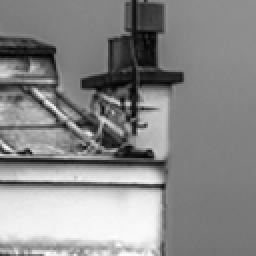
#> input picture NL_mean_notebook/toit.PNG, 128 x 128 px (shown 2 times larger)
$ jupyter execute 'Non-local means-exercises..ipynb'   (shell and % lines are left out)
#> lines starting #> are read from the running program, lines starting #| are printed output that depends on the picture; long printed decimals are rounded
## In this TD, we explore a well-known method for inpainting.
 This method is called non-local means and use the redundant information to denoise or perform the inpainting. The proposed implementation is however far from being state of the art.

[cell 1]
from __future__ import division
from  imageio import imwrite
%pylab inline
import numpy as np
import scipy as sp
import scipy.fftpack as ft

[cell 2]
# load an image
import imageio as imio
colored_image = imio.imread('toit.PNG')
#> colored_image is the input picture: shape (128, 128, 3); min 1, max 254, mean 136.9
print(colored_image.shape)
#| (128, 128, 3)
n = colored_image.shape[0]-1
#> n = 127
n = 128
image = np.sum(colored_image*[0.21, 0.72 ,0.07],axis=-1) #[n:2*n,100:100+n]

plt.figure(figsize = (10,10))
plt.subplot(1,2,1)
plt.gray()
#cropped = image[n:n+64,n:n + 64]
plt.title(" Grey Level Image " + str(np.shape(image)))
cropped = image
plt.imshow(image)
print("mean: ",np.mean(cropped),"\nstandart deviation: ",np.std(cropped),"\nvaleur min: ",(np.min(cropped)))
#| mean:  136.935
#| standart deviation:  55.593
#| valeur min:  1.0
print("im shape",image.shape)
#| im shape (128, 128)
image0 = np.copy(image)

### We define the snr and several types of noise.

[cell 3]
def snr(x, y): # signal noise ratio
    s =  np.linalg.norm(x - y)
    if s == 0:
        return "Equal inputs"
    return 20 * np.log10(np.linalg.norm(x) /s)
def clamp0(x):
    temp =  255*(x>255) + x * (x<255)
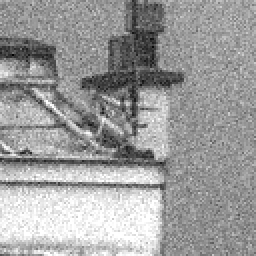
#> temp: shape (128, 128) float64 (shown 2 times larger); min -55.13, max 255, mean 136.5; drawn with min black and max white
    return temp * (x>0)
def clamp(x,a,b):
    temp = b*(x>b) + x * (x<b)
    result = temp*(temp>a) + a*(x<a)
    return result
def GaussianNoise(image,sigma):
    return clamp0(image + sigma*np.random.randn(image.shape[0],image.shape[1]))

def SaltNoise(image,sigma):
    return clamp0(image + sigma*(np.random.randn(image.shape[0],image.shape[1])>0))

sigma = 20.0
noisy_image  = clamp0(image + sigma*np.random.randn(image.shape[0],image.shape[1]))
#noisy_image = denoised1
print(np.min(noisy_image))
#| -0.0
plt.imshow(noisy_image)
#np.random.randn 0 means and var 1  * sigma for blanc noise and mu=0

### In the cell below, we construct an array that codes for the coordinates of the patches.

[cell 4]
half_taille_patch = 3
taille_patch = 2*half_taille_patch + 1
[X,Y,dX,dY] = np.meshgrid(np.arange(1,n+1),np.arange(1,n+1),np.arange(-half_taille_patch,half_taille_patch+1),np.arange(-half_taille_patch,half_taille_patch+1))
#print(Y)
# X est une range 0-127 de 1 puis 2 [...] jusqu'à N et ensuite on rajoute dX une range -3;3 (-N;N)
# X représente les coefs par lignes
# de même pour Y les coefs par lignes et dY

X = X + dX # x coordinate
Y = Y + dY # y coordinate
# hereafter we deal with the boundaries.
X[X < 1] = 2-X[X < 1] #miroir sur X[i<0]
Y[Y < 1] = 2-Y[Y < 1] #miroir sur Y[i<0]
X[X > n] = 2*n-X[X > n] #miroir sur X[i>n]
Y[Y > n] = 2*n-Y[Y > n] #miroir sur X[i>n]
print(np.meshgrid(np.arange(1,4),np.arange(1,4)))
print(X[120][127])

### Dans le cas ou on est sur les bords ici le choix à été de faire un miroir des pixels ce situant sur les bords.

### We collect the patches below using $I$ which collects the coordinates defining the patches.

[cell 5]
I = (X-1) + (Y-1)*n
print("size of the array I ",I.shape)
for i in range(n//half_taille_patch): # // division entière
    for j in range(n//half_taille_patch):
        I[i,j] = np.transpose(I[i,j])
        #print(I[i,j],"\n")
patch = lambda f: np.ravel(f)[I] #ravel: concatenation
P = patch(noisy_image)
#P = patch(image )

# on applique la décomposition par patch I à l'image qui est d'abord concaténé.

### Question 1: what happens for the patches on the boundary of the image for the patches ?

[cell 6]
### some random patches.
plt.figure(figsize = (10,10))
for i in range(16):
    x = np.random.randint(n)
    y = np.random.randint(n)
    plt.subplot(4,4,i+1)
    plt.imshow(P[x, y])
# [4 lines of commented-out code are left out]
plt.show()
print("Patch en I[0,0]")
plt.figure(figsize = (10,10))
plt.subplot(1,2,1)
plt.title("I[0,0] avec miroir sur x<1 et y<1")
plt.imshow(P[0,0])
plt.subplot(1,2,2)
plt.title("image[0:4,0:4]")
plt.imshow(image[0:4,0:4])
plt.show()

## 2. Dimensionality reduction using PCA: Principal Component Analysis.
We have collected a large number of patches and we would like to represent this collection of patches by a simple known distribution that approximates it. The PCA method uses a gaussian approximation. Note that the size of a patch is $6^2$ or $8^2$, so that we want to reduce the dimension to $15$ or a bit more.
The PCA algorithm finds a linear subspace of dimension $k$, which is chosen by the user, that minimizes the distances of data with respect to this subspace.

[cell 7]
dimension = 25
# a reshape function
resh = lambda P: np.transpose((np.reshape(P, (n*n,taille_patch**2), order="F")))
# remove mean is a preparation for PCA.
remove_mean = lambda Q: Q - np.tile(np.mean(Q,0),(taille_patch**2,1))
# np.tile :Construct an array by repeating A the number of times given by reps.
# np.mean(Q,axis=0) axis==0 -> a = np.array([[1, 2], [3, 4]]) -> array([2., 3.])
#                   axis==1 -> array([1.5, 3.5])
P1 = remove_mean(resh(P)) # P = patch(image)
C = np.dot(P1,np.transpose(P1))
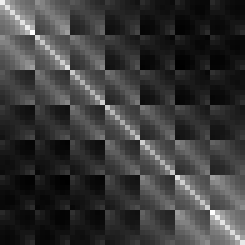
#> C: shape (49, 49) float64 (shown 5 times larger); min -6629843.3, max 22793290.5, mean 0; drawn with min black and max white

#### What is used below is a method in linear algebra called Singular Value Decomposition «SVD», and gives the subspaces being spanned by the first $k$ eigenvectors corresponding to the $k$ largest eigenvalues of the decomposition.

[cell 8]
[D,V] = np.linalg.eig(C)
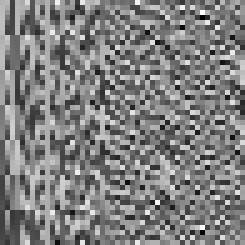
#> V: shape (49, 49) float64 (shown 5 times larger); min -0.382, max 0.382, mean 0.00292; drawn with min black and max white
#> D = 49 values, max 195098990.2 at index 0, min 2.38e-10 at index 9, mean 16898218.7
# the array D is the list of eigenvalues and the arry V is the corresponding eigenvectors.
# We then sort the values in decreasing order and reindex the corresponding eigenvectors.
D = np.sort(D)[::-1] #eingenvalues sorted
#> D = 49 values, max 195098990.2 at index 0, min 2.38e-10 at index 48, mean 16898218.7
I = np.argsort(D)[::-1] # argosort renvoie la position des egeinvalue sorted
#> I = 49 values from 0 to 48
V = V[I,:] # renvoie les eigein vecteur en fonction de la valeur décroissante des eigeinvalue
# L = range(10)
#L[::-1] -> [9, 8, 7, 6, 5, 4, 3, 2, 1, 0]

### Question 2:
#### 1. Plot the decreasing eigenvalues and decide how many eigenvectors are representative of the distribution of the patches under this gaussian assumption.
#### 2. Check the L2 norm of the eigenvectors.
#### 3. Plot the corresponding eigenvectors which represent the main modes of variation of the patches.

[cell 9]
plt.figure(figsize = (10,5))
plt.subplot(1,3,1)
plt.title("eigenvalues")
plt.plot(D)
plt.subplot(1,3,2)
plt.title("eigenvectors")
plt.imshow(V)
MainEigenvalues = V[0:10]
plt.subplot(1,3,3)
plt.title("eigenvectors most representative")
plt.imshow(MainEigenvalues)
plt.show()
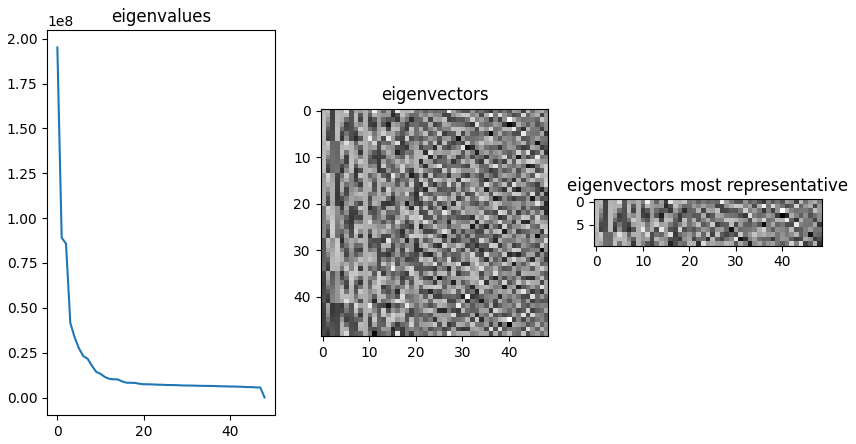
#> figure drawn by matplotlib, 3 panels; panel 1: curve peaks at x = 0, y = 195098990.2
print("oui")

[cell 10]
iresh = lambda Q: np.reshape(np.transpose(Q),(n,n,dimension),order="F")
H = iresh(np.dot(np.transpose(V[: ,:dimension]),remove_mean(resh(P)))) #pscalair V et P reshape
print (np.transpose(V[: ,:dimension]).shape,remove_mean(resh(P)).shape)
#| (25, 49) (49, 16384)
print (H.shape)
#| (128, 128, 25)
#dimension =25

[cell 11]
# Create the gaussian kernel on patches
distance = lambda i: np.sum((H - np.tile(H[i[0],i[1],:], (n,n,1)))**2, 2)/(taille_patch**2)
normalize = lambda K: K/np.sum(K)
kernel = lambda i,tau: normalize(np.exp(-distance(i)/(2*tau**2)))

[cell 12]
# Some parameters and an example
tau = 10.0
i = [85,40]
D = distance(i)
K = kernel(i, tau)

#### Question 3: Explain what is shown below ?

[cell 13]
# Some parameters and an example
tau = 10.0
i = [85,40]
D = distance(i)
K = kernel(i, tau)
plt.figure(figsize = (10,10))
plt.subplot(1,2,1)
plt.imshow(D) #image des distances
plt.subplot(1,2,2)
plt.imshow(K) #gaussian kernel associated with D&i
plt.show() # for pixel (y=85 and x = 40 ) represente the most similar detail in the image

tau = 10.0
i = [120,82]
D = distance(i)
K = kernel(i, tau)
plt.figure(figsize = (10,10))
plt.subplot(1,2,1)
plt.imshow(D) #image des distances
plt.subplot(1,2,2)
plt.imshow(K) #gaussian kernel associated with D&i
plt.show() # for pixel (y=85 and x = 40 ) represente the most similar detail in the image
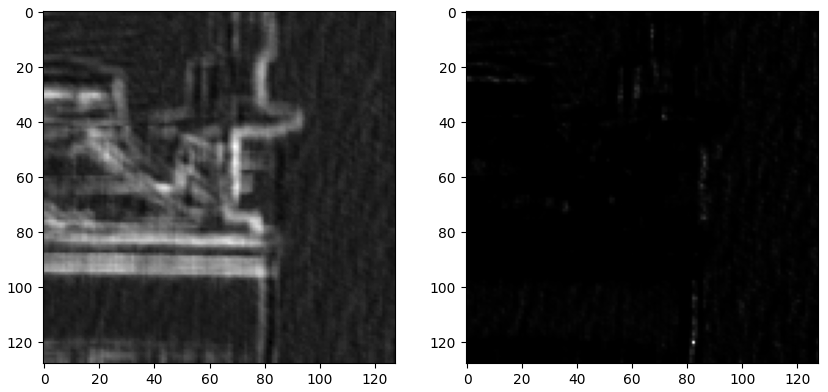
#> figure drawn by matplotlib, 2 panels

[cell 14]
# Selection of the parameter that select a range of patches in order to fasten the computations so in fact
# the algorithm is a bit more local...
q = 14

[cell 15]
selection = lambda i: np.array((clamp(np.arange(i[0]-q,i[0] + q + 1), 0, n-1), clamp(np.arange(i[1]-q,i[1] + q + 1), 0, n-1)))
#> in clamp, `temp = b*(x>b) + x * (x<b)`: temp = 29 values from 71 to 99
# on vient regarder non plus toute l'image mais une range de -q à q dans laquel on regarde les patchs
# sinon sur toute l'image la complexité est trop importante

[cell 16]
def distance_0(i,sel):
    H1 = (H[sel[0],:,:])
    H2 = (H1[:,sel[1],:])
    return np.sum((H2 - np.tile(H[i[0],i[1],:],(len(sel[0]),len(sel[1]),1)))**2,2)/(taille_patch**2)
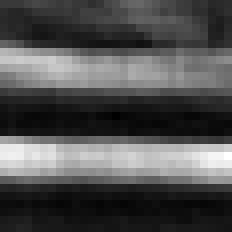
#> returned value: shape (29, 29) float64 (shown 8 times larger); min 0, max 9494.1, mean 2981.6; drawn with min black and max white
normalize = lambda K: K/np.sum(K)
distance = lambda i: distance_0(i, selection(i))
kernel = lambda i, tau: normalize(np.exp(-distance(i)/ (2*tau**2)))

[cell 17]
i = [85,40]
D = distance(i)
K = kernel(i, tau)
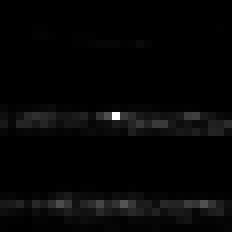
#> K: shape (29, 29) float64 (shown 8 times larger); min 1.29e-22, max 0.0531, mean 0.00119; drawn with min black and max white
plt.figure(figsize = (10,10))
plt.subplot(1,2,1)
plt.imshow(D)
plt.subplot(1,2,2)
plt.imshow(K)
plt.show()

[cell 18]
def NLval_0(K,sel):
    f_temp = noisy_image[sel[0],:]
    return np.sum(K*f_temp[:, sel[1]]) #mutltiplication kernel * noisy image

NLval = lambda i, tau: NLval_0(kernel(i, tau), selection(i))

#### Question 4: Understand the code below.

[cell 19]
[Y, X] = np.meshgrid(np.arange(0,n),np.arange(0,n))

def arrayfun(img,X,Y):
    n = len(X)
#> n = 128
    p = len(Y)
#> p = 128
    R = np.zeros([n,p])
    for k in range(n):
        for l in range(p):
            R[k,l] = img(k,l)
#> this loop made 128 passes
#> pass 1, in NLval_0, `f_temp = noisy_image[sel[0],:]`:
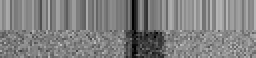
#> f_temp: shape (29, 128) float64 (shown 2 times larger); min 0, max 194.9, mean 127.9
#> after the loop:
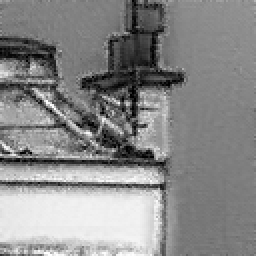
#> R: shape (128, 128) float64 (shown 2 times larger); min 0.000211, max 255, mean 137.6
    return R

NLmeans = lambda tau: arrayfun(lambda i1, i2: NLval([i1,i2], tau), X, Y)
# [7 lines of commented-out code are left out]
tau=7
imgdenoised = NLmeans(tau)
plt.figure(figsize = (10,10))
plt.subplot(1,3,1)
plt.imshow(image)
plt.subplot(1,3,2)
plt.imshow(noisy_image)
plt.subplot(1,3,3)
plt.imshow(imgdenoised)
print("snr(image,imgdenoised)",snr(image,imgdenoised))
#> in snr, `s =  np.linalg.norm(x - y)`: s = 1716.1
#| snr(image,imgdenoised) 20.846

[nan, 17.603420506790165, 17.60348645246212, 17.628698058826394, 18.09902566336656, 19.485562606281714, 20.524547388912815, 20.89116719773836, 20.840756643729662, 20.507749029720177, 19.986709570050067, 19.35965751537526, 18.70772789177049, 18.093437574333482, 17.548155512930382, 17.077708683058127, 16.676387324959762, 16.336519697046693, 16.049464801987522, 15.805454809141121, 15.594835739600352, 15.40939723061947, 15.242965351832154, 15.09131828176534, 14.951759156349231, 14.822620775202108, 14.702849258393996, 14.591713275067661, 14.4886288419255, 14.393068400979153] <br/>

Pour tau allant de 0 a 30

[cell 20]
snr_result=[ 17.603420506790165, 17.60348645246212, 17.628698058826394, 18.09902566336656, 19.485562606281714, 20.524547388912815, 20.89116719773836, 20.840756643729662, 20.507749029720177, 19.986709570050067, 19.35965751537526, 18.70772789177049, 18.093437574333482, 17.548155512930382, 17.077708683058127, 16.676387324959762, 16.336519697046693, 16.049464801987522, 15.805454809141121, 15.594835739600352, 15.40939723061947, 15.242965351832154, 15.09131828176534, 14.951759156349231, 14.822620775202108, 14.702849258393996, 14.591713275067661, 14.4886288419255, 14.393068400979153]
print("Max pour tau = " ,np.argmax(snr_result)+1 ," -> snr =" ,np.max(snr_result))
plt.plot(snr_result)
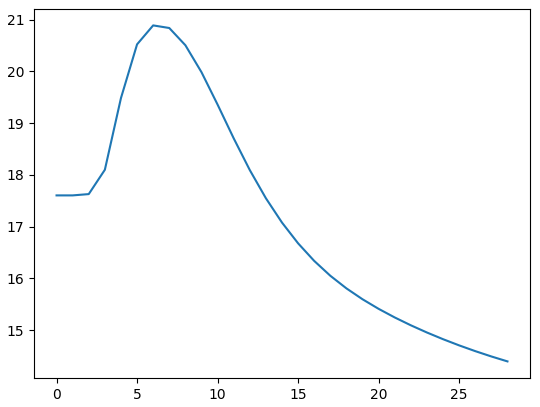
#> figure drawn by matplotlib, 1 panel; curve peaks at x = 6, y = 20.89
